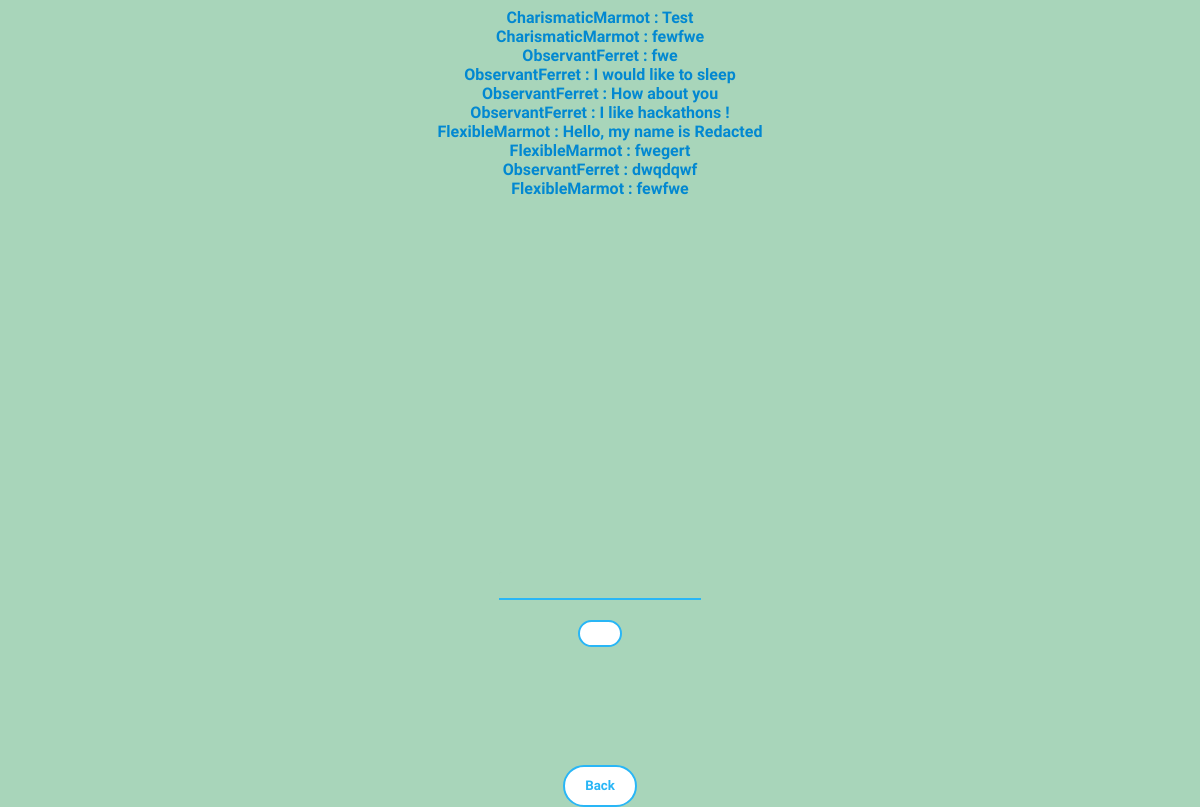
Screenshot of /chat/chat/ with the database file from the repository.
### chat/models.py (models this page shows)
class Message(models.Model):
    username = models.CharField(max_length=50)
    text = models.CharField(max_length=200)

### chat/views.py (the view)
# urls.py: path("chat/", views.chat),
def chat(request):
    messages = Message.objects.all().order_by('-id').values()[:10]
    print(messages)
    return render(request, "chat/chat.html", {'messages':messages})

### chat/templates/chat/chat.html (shortened to what this page needs)
{% load static %}
<!DOCTYPE html>
<html >
<link rel="stylesheet" href="{% static 'style.css' %}">
<body>
    <div style="align-content: center; display: flex; flex-direction: column; color: #0288d1;">
        <div style="margin: auto; text-align: center;">
            {% for i in messages %}
                <div>{{i.username}} : {{i.text}}</div>
            {% endfor %}
        </div>
        <br>
        <div style="margin: auto; margin-top: 30%;">
            <input id='boite' type="text" >
            <br>
            <div style="align-content: center; display: flex; margin-top: 10%;">
                <button style="margin: auto;" onclick="sendMessage()">
            </div>
        </div>
        <div style="align-content: center; display: flex;">
          <button style="margin: auto; margin-top: 10%" onclick='window.history.go(-1); return false'>Back</button>
      </div>
    </div>
</body>
</html>

### chat/static/style.css (style rules this page uses)
* { background-color: #A8D5BA; font-family: 'M PLUS 1', serif; font-optical-sizing: auto; font-weight: 600; font-style: normal }
html { height: 100%; overflow: hidden; }
input[type=text] { appearance: none; border: none; outline: none; border-bottom: .2em solid #29b6f6; background: rgba(#29b6f6, .2); border-radius: .2em .2em 0 0; padding: .4em; color: #29b6f6; }

### rows the page displays
Message: username "CharismaticMarmot", text "Test"
Message: username "CharismaticMarmot", text "fewfwe"
Message: username "ObservantFerret", text "fwe"
Message: username "ObservantFerret", text "I would like to sleep"
Message: username "ObservantFerret", text "How about you"
Message: username "ObservantFerret", text "I like hackathons !"
Message: username "FlexibleMarmot", text "Hello, my name is Redacted"
Message: username "FlexibleMarmot", text "fwegert"
Message: username "ObservantFerret", text "dwqdqwf"
Message: username "FlexibleMarmot", text "fewfwe"
